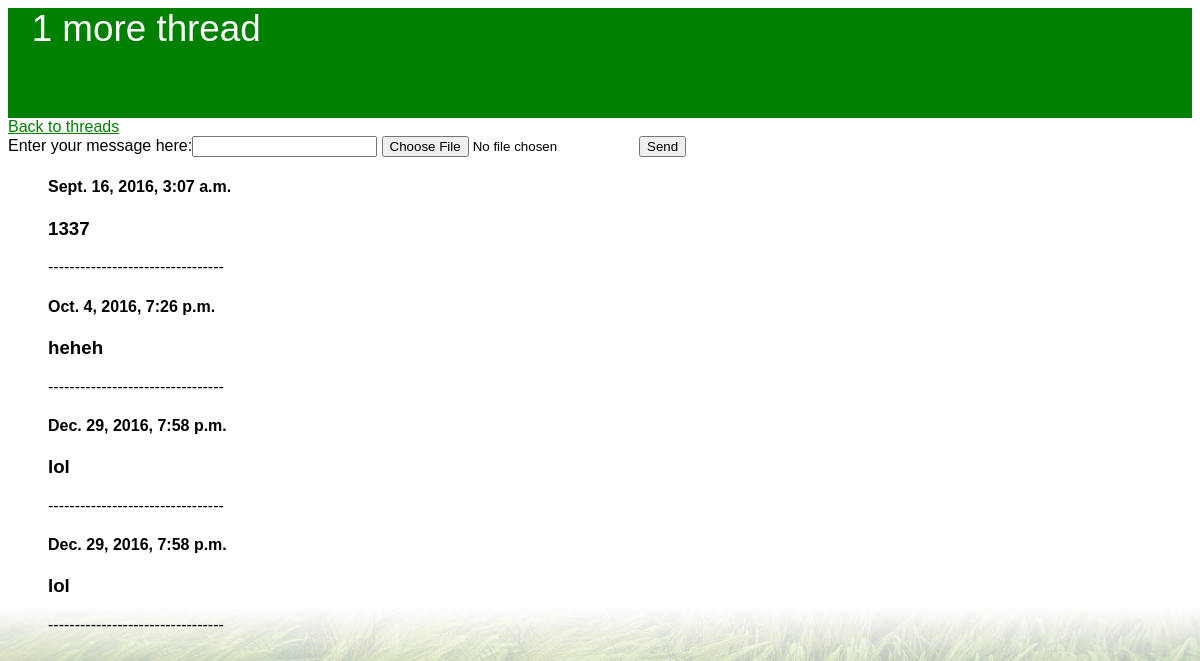
The app's page /board/thread2/ with its own data.
### imgboard/models.py (models this page shows)
class Thread(models.Model):
	thread_name = models.CharField(max_length=50)

class Post(models.Model):
	thread = models.ForeignKey(Thread)
	date_published = models.DateTimeField('date published')
	post_text = models.CharField(max_length=300)
	pic = models.ImageField(upload_to='pics', blank=True)

### imgboard/views.py (the view, shortened to what this page needs)
# urls.py: url(r'^thread(?P<thread_id>[0-9]+)/$', views.ThreadView.as_view(), name='thread')
class ThreadView(View):
	post_form = PostForm
	initial = {'key': 'value'}
	def get(self, request, thread_id, **kwargs):
		thread = get_object_or_404(Thread, pk=thread_id)
		form = self.post_form(initial=self.initial)
		context = {
			'thread': thread,
			'form': form,
		}
		return render(request, 'thread.html', context)

### imgboard/forms.py
class PostForm(forms.Form):
	post_text = forms.CharField(label='Enter your message here', max_length=300)
	picture = forms.ImageField(label='', required=False)

### imgboard/templates/thread.html (shortened to what this page needs)
{% load static %}
<link rel="stylesheet" type="text/css" href="{% static 'imgboard/thread_style.css' %}" </>
{% load staticfiles %}
<div class="body">
<div class="header"><p>{{ thread.thread_name }}</p></div>
<a href="{% url 'imgboard:index' %}">Back to threads</a>
<div>
	<form method="post" enctype="multipart/form-data">
    {{ form }}
    <input type="submit" value="Send" />
  </form>
</div>
<ul>
{% for post in thread.post_set.all %}
	<h4>{{ post.date_published }}</h4>
	<h3>{{ post.post_text }}</h3>
---------------------------------
{% endfor %}
</ul>
</div>

### imgboard/static/imgboard/thread_style.css (style rules this page uses)
a { color: green; }
p { margin-left: 2%; }
.header { background-color: green; color:white; text-align:left; height: 110px; font-size: 230%; }
.body { font-family: Helvetica Narrow, sans-serif; }

### records on screen
Thread: thread_name "1 more thread"
Post: date_published "Sept. 16, 2016, 3:07 a.m.", post_text "1337"
Post: date_published "Oct. 4, 2016, 7:26 p.m.", post_text "heheh"
Post: date_published "Dec. 29, 2016, 7:58 p.m.", post_text "lol"
Post: date_published "Dec. 29, 2016, 7:58 p.m.", post_text "lol"
